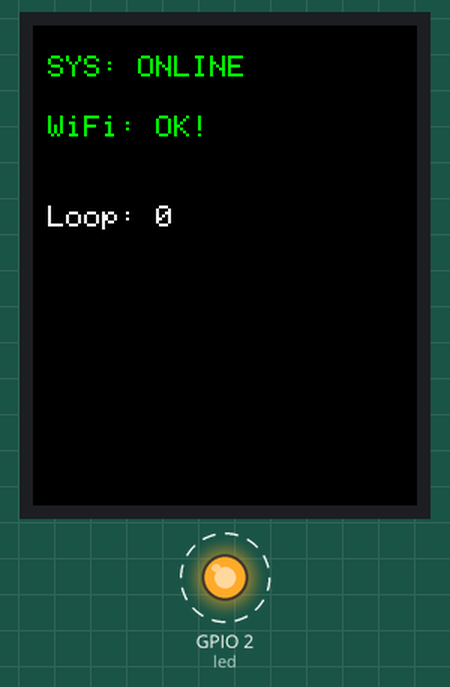
A program run on a simulated ESP32 board running MicroPython. On the bench: 128×160 colour display, output pins drawn as LEDs (lit = HIGH). Dashed ring = blinking. WiFi joins after 1.5 s.

Above: at 4.0 s.
At 21.1 s:
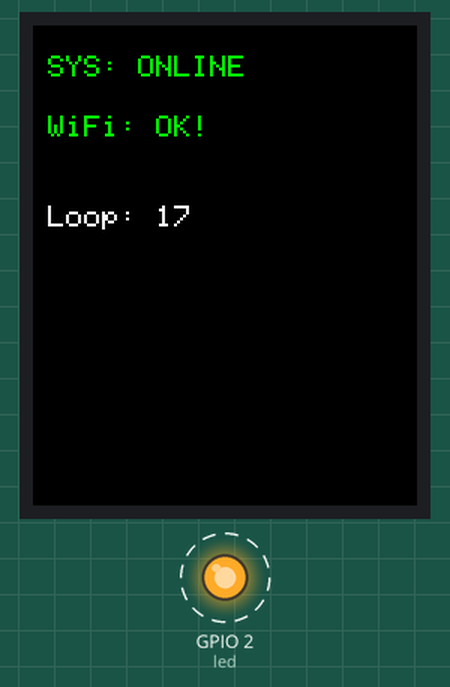
At 30.1 s:
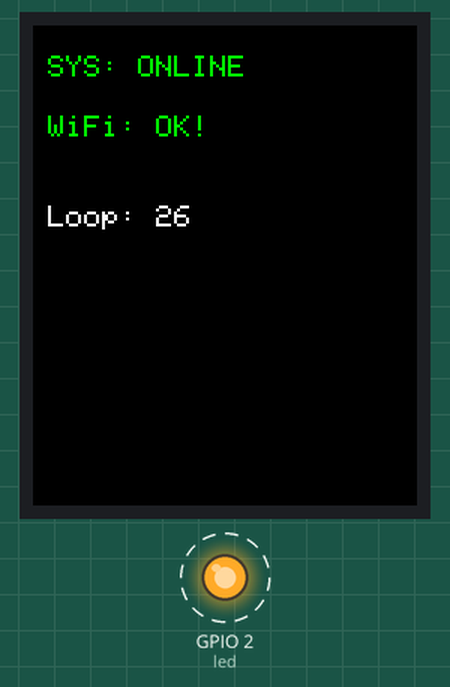
At 38.6 s:
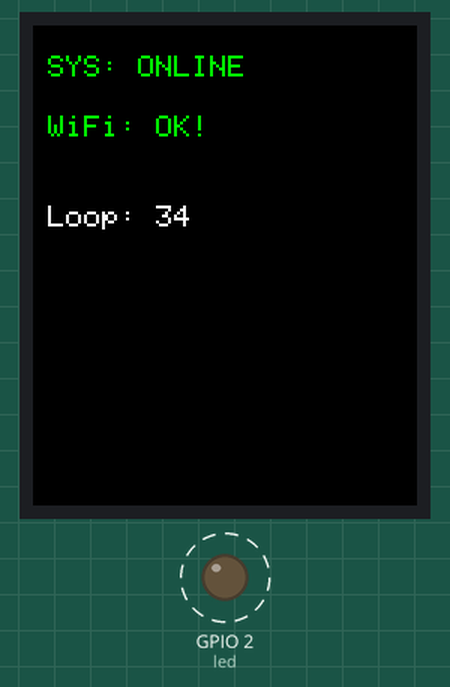
Timing chart, 0 to 40.0 s (numbered marks = the images above):
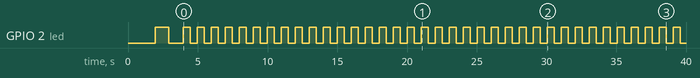

Measured:
- by itself, GPIO 2 (led): repeats every 1.0 s: HIGH 0.50 s, LOW 0.50 s

The program:

network_debugger.py
```python
"""
this file was created to debug the esp32 brownout issue, when using wifi,
remove all components except esp32 and display to test and to fix the issue
"""

from machine import Pin, SPI
import time
import st7735
import sysfont
import network

led = Pin(2, Pin.OUT)

# 1. Initialize Display at 10 MHz (Prevents breadboard SPI noise)
spi = SPI(1, baudrate=10000000, polarity=0, phase=0, sck=Pin(18), mosi=Pin(23))
tft = st7735.TFT(spi, Pin(14), Pin(27), Pin(26))
tft.initr()
tft.rgb(True)
tft.fill(tft.color(0, 0, 0))

tft.text((5, 10), "SYS: ONLINE", tft.color(0, 255, 0), sysfont.sysfont)

def connect_wifi():
    tft.text((5, 30), "Connecting WiFi...", tft.color(255, 255, 0), sysfont.sysfont)

    wlan = network.WLAN(network.STA_IF)
    wlan.active(True)

    try:
        wlan.config(txpower=8.5)
    except:
        pass

    time.sleep(1)
    wlan.connect('', '')

    timeout = 0
    while not wlan.isconnected() and timeout < 10:
        led.value(not led.value())
        time.sleep(1)
        timeout += 1

    tft.fillrect((5, 30), (120, 15), tft.color(0, 0, 0))
    if wlan.isconnected():
        tft.text((5, 30), "WiFi: OK!", tft.color(0, 255, 0), sysfont.sysfont)
    else:
        tft.text((5, 30), "WiFi: Failed", tft.color(255, 0, 0), sysfont.sysfont)

connect_wifi()

counter = 0
while True:
    # Small fillrect only around the number to prevent whole-screen flickering
    tft.fillrect((5, 60), (120, 15), tft.color(0, 0, 0))
    tft.text((5, 60), f"Loop: {counter}", tft.color(255, 255, 255), sysfont.sysfont)

    led.value(1)
    time.sleep(0.5)
    led.value(0)
    time.sleep(0.5)
    counter += 1
```
